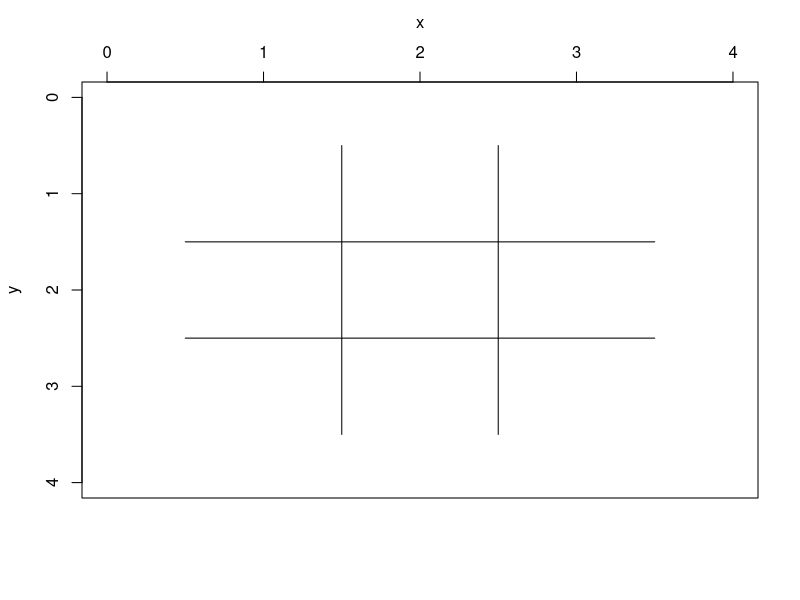

This chart was generated by the following R code: (Note: this script raises an error after producing the figure.)
# 1. Draw a tic-tac-toe board.
# 2. Add the playing loop and switch the players.
# 3. Add click-to-play.
# 4. Add check for a win.
# 5. Require play on empty square. (And change empty representation
#    from "E" to " " because it makes board easier to read.)

rm(list = ls()) # initialization

won = function(board, player, debug = FALSE) {
  if (debug) {
    cat(sep = "", "player = ", player, ", board = ", "\n")
    print(board)
  }
  
  return(
         all(        board[ , 1] == player) |
         all(        board[ , 2] == player) |
         all(        board[ , 3] == player) |
         all(        board[1,  ] == player) |
         all(        board[2,  ] == player) |
         all(        board[3,  ] == player) |
         all(        diag(board) == player) |
         all(diag(board[3:1,  ]) == player)
  )
}



# main program
x = rep(1:3, each = 3)
y = rep(1:3, times = 3)

if (.Platform$OS.type == "windows") windows(restoreConsole = T)

plot(x, y, type = "n", xlab = "", xlim = c(0, 4), ylim = c(4, 0), xaxt = "n"); 
axis(3); mtext(text = "x", side = 3, line = 2.5)
segments(x0 = c(0.5, 0.5, 1.5, 2.5), 
         y0 = c(1.5, 2.5, 0.5, 0.5),
         x1 = c(3.5, 3.5, 1.5, 2.5), 
         y1 = c(1.5, 2.5, 3.5, 3.5))

board = matrix(data = rep(" ", times = 9), nrow = 3, ncol = 3) # empty grid: "E" => " "

player = "X"
for (i in 1:9) {
  repeat { # must obey the rule: play on an empty square
    
    index = identify(x, y, n = 1, plot = FALSE, tolerance = 0.8)
    # or, input the index by hand below:
    # index = as.numeric(readline(prompt="Enter the square number where your stone is put: "))
    
    col = x[index]
    row = y[index]
    
    if (board[row, col] == " ") { # play on an empty square?
      break # OK, escape from the innermost loop, i.e., repeat loop here
    } else {
      text(x = 2, y = 3.7, labels = "Please click on empty squares.", col = "red") # show a warning
                                                                                   # cannot remove it easily!
    }
  }
  
  board[row, col] = player
  text(x = col, y = row, labels = player)
  
  cat(sep = "", "i = ", i, ", player = ", player, ", index = ", index,
      ", row = ", row, ", col = ", col, ", board:", "\n")
  print(board)
  
  if (won(board, player, debug = TRUE)) {
    text(x = 2, y = 1/3, labels = paste(player, " won!"), col = "red") # no draw announcement?
    break
  }
  
  player = ifelse(test = (player == "X"), yes = "O", no = "X")
}

invisible(readline(prompt="Press [enter] to proceed")) # pause until you press enter
if (.Platform$OS.type == "windows") dev.off() # close the Windows graphics device